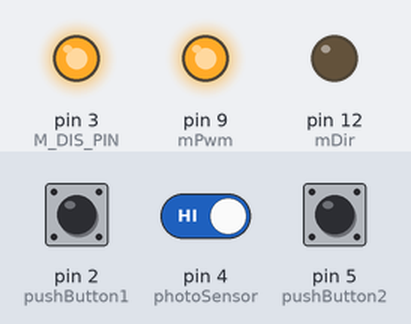
The sketch below on a simulated Arduino Uno, built with avr-gcc and run on an emulated ATmega328P. Shown: output pins drawn as LEDs (lit = HIGH). The test bench sets the inputs (shaded band); at power-on: pin 2 (pushButton1) HIGH, pin 5 (pushButton2) HIGH, pin 4 (photoSensor) HIGH.

Above: at 1.2 s.
1.3 s: pin 2 (pushButton1) pulled LOW for 0.15 s
At 2.4 s:
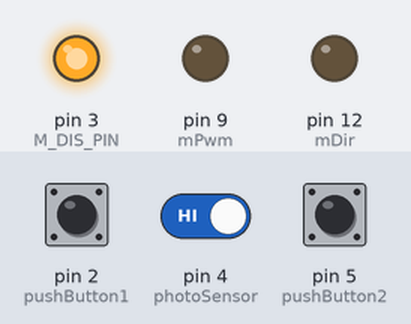
4.4 s: pin 5 (pushButton2) pulled LOW for 0.15 s
At 4.8 s:
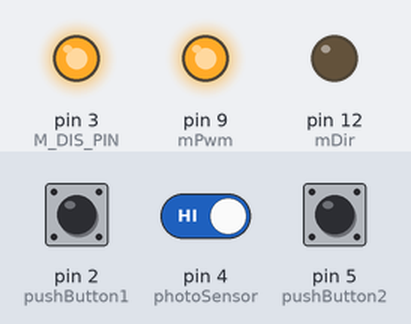
6.0 s: pin 2 (pushButton1) pulled LOW for 1 s
At 9.5 s:
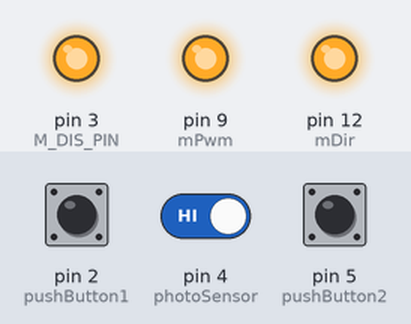
10.0 s: pin 5 (pushButton2) pulled LOW for 1 s
At 11.4 s:
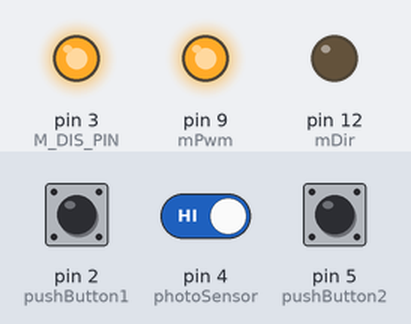
Timing chart, 0 to 13.0 s (numbered marks = the images above; inputs shaded):
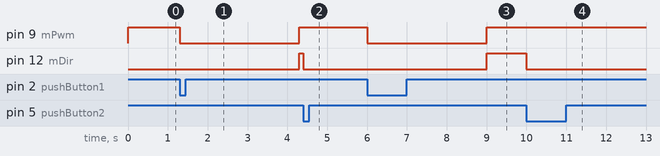

The sketch:

schranke.ino
```cpp
// schranke

#define M_SF_PIN  2
#define M_DIS_PIN 3

#define M1_PWM_PIN 9
#define M2_PWM_PIN 10
#define M1_DIR_PIN 12
#define M2_DIR_PIN 13

int pushButton1 = 2;
int pushButton2 = 5;
int photoSensor = 4;
int mDir = 12;
int mPwm = 9;

int state = 0;


void setup() {
  Serial.begin(9600);

  // make the pushbutton's pin an input:
  pinMode(pushButton1, INPUT_PULLUP);
  pinMode(pushButton2, INPUT_PULLUP);
  pinMode(photoSensor, INPUT_PULLUP);

  pinMode(mPwm, OUTPUT); // M1 Speed
  pinMode(mDir, OUTPUT); // M1 Direction
  pinMode(M_DIS_PIN, OUTPUT);
  digitalWrite(M_DIS_PIN, 1);
}

void openBar() {
  digitalWrite(mDir, 0);
  analogWrite(mPwm, 255);
  while(digitalRead(pushButton1) != 0);
  analogWrite(mPwm, 0);
}

void closeBar() {
  digitalWrite(mDir, 1);
  analogWrite(mPwm, 255);
  while(digitalRead(pushButton2)!=0);
  analogWrite(mPwm, 0);
}

void loop() {
  while(digitalRead(photoSensor) == 0);
  openBar();
  delay(3000);
  closeBar();
}
```

Measured:
- after the input at 1.3 s, pin 9 (mPwm): HIGH → LOW at once, → HIGH 3.0 s later; pin 12 (mDir): LOW → HIGH after 3.0 s
- after the input at 4.4 s, pin 12 (mDir): HIGH → LOW at once
- after the input at 6.0 s, pin 9 (mPwm): HIGH → LOW at once, → HIGH 3.0 s later; pin 12 (mDir): LOW → HIGH after 3.0 s
- after the input at 10.0 s, pin 12 (mDir): HIGH → LOW at once
